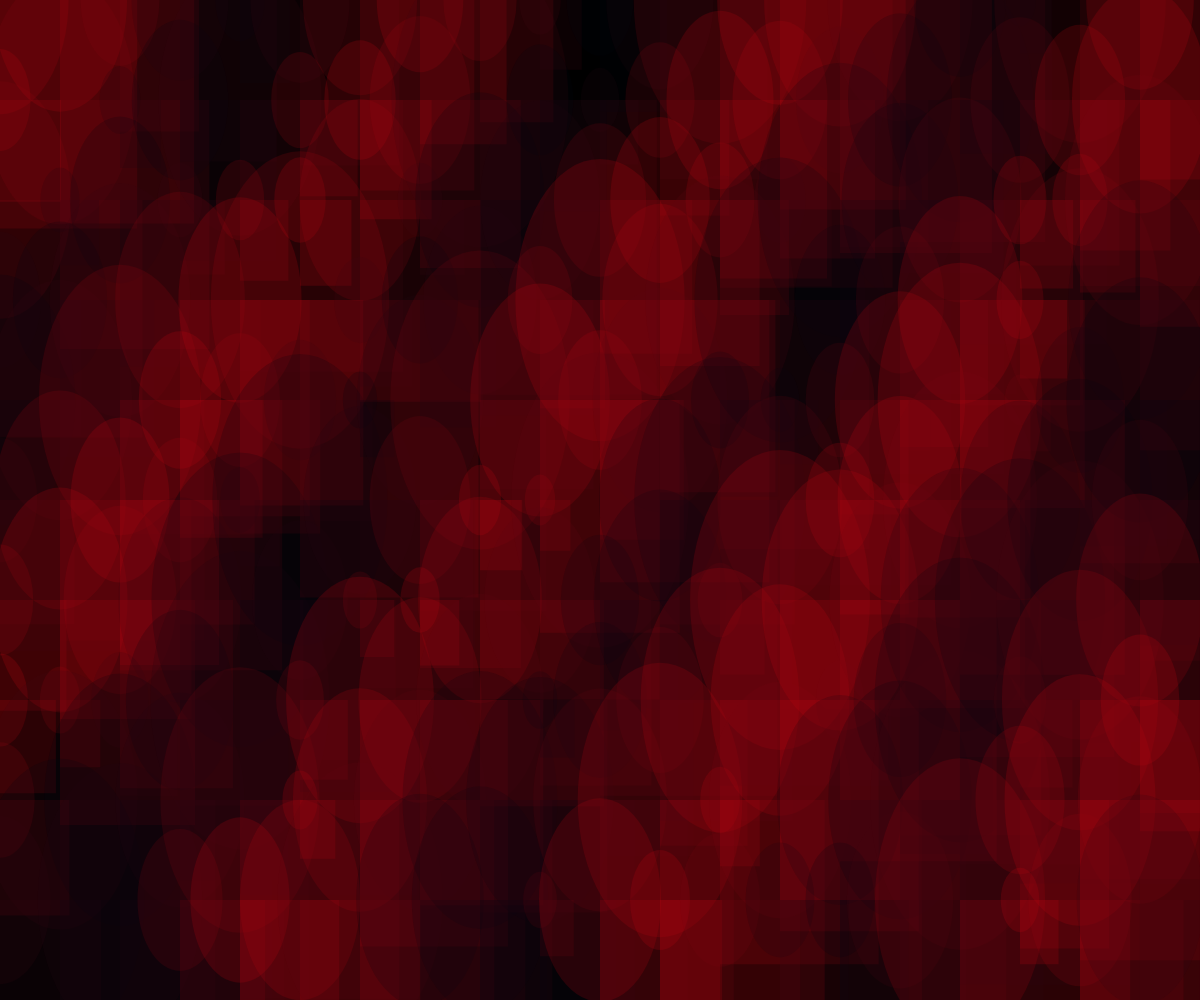
Frame 1 (no input)
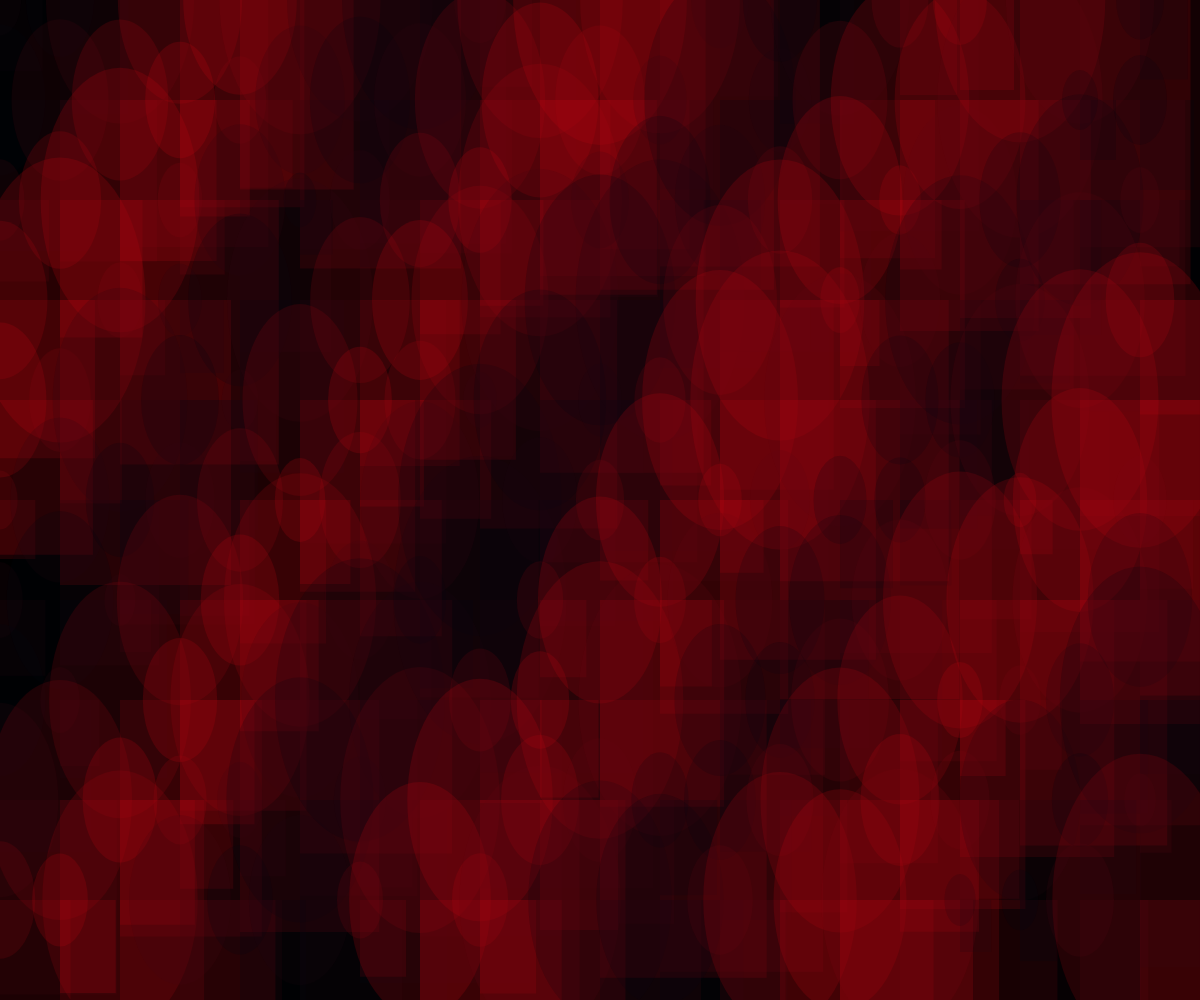
Frame 60 (no input)
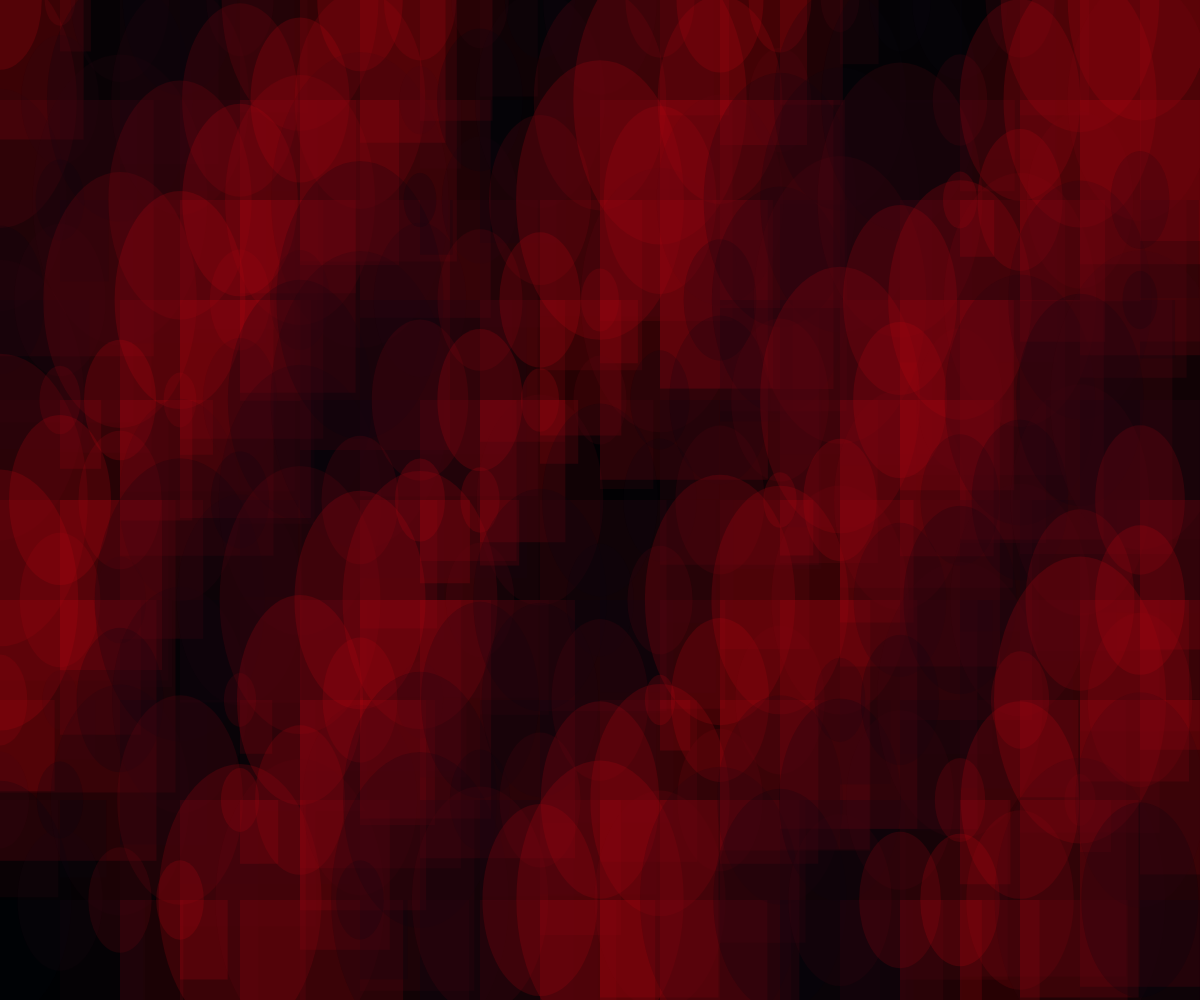
Frame 120 (the mouse pressed at the canvas centre since frame 60)

The p5.js sketch that drew these frames (run headless with seeded random() and noise() and a simulated clock; from frame 60 on, the mouse is pressed at the canvas centre):

// p5.js sketch
// ── sketch.js
function setup() {
  createCanvas(windowWidth, windowHeight); // Create a canvas of 600x600 pixels
  noStroke(); // Disable outlines for shapes
}

function draw() {
  background(0); // Set background to white

  let c = 20; // Number of columns
  let r = 10; // Number of rows
  let w = width / c; // Width of each rectangle
  let h = height / r; // Height of each rectangle

  // Loop through each cell in the grid
  for (let i = 0; i < c; i++) {
    for (let j = 0; j < r; j++) {
      // Calculate the x and y position
      let x = i * w;
      let y = j * h;

      // Create a glitch effect by using random values
      let glitchFactor = random(0.5, 3); // Random factor for size
      let colorValue = map(sin(frameCount * 0.8 + (i + j)), -1, 1, 0, 200); // Color based on sine wave

      // Set fill color with a glitchy effect
      fill(colorValue, 10, 20, 50); // Semi-transparent color

      // Draw the rectangle with a glitchy size
      rect(x, y, w * glitchFactor, h * glitchFactor);
      ellipse(x, y, w * glitchFactor, h * glitchFactor);
    }
  }
}
